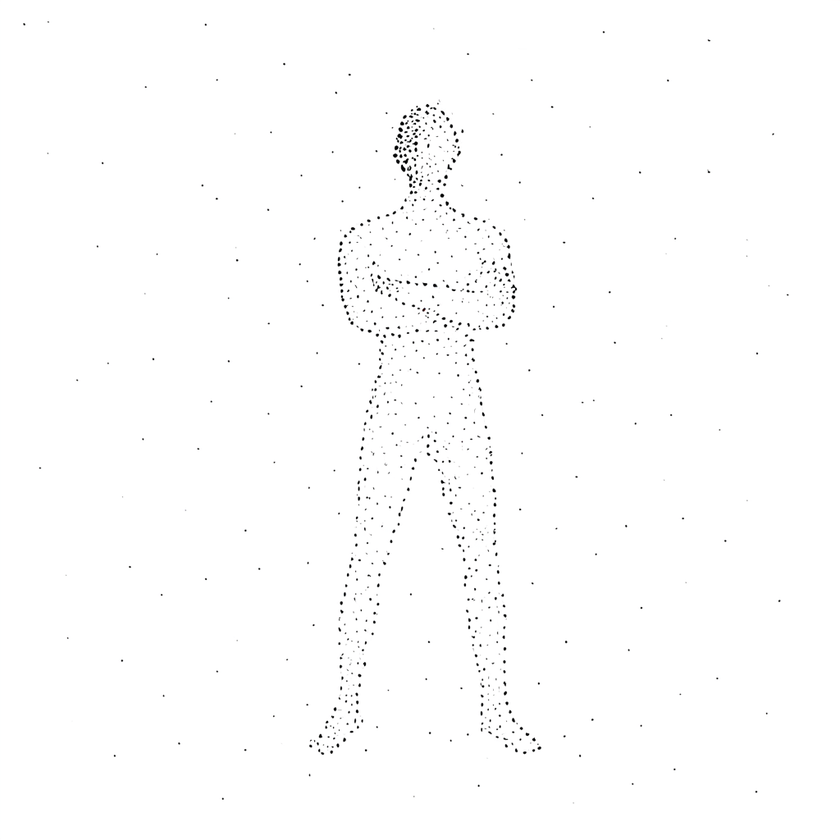
#> input picture assets/example.png, 840 x 840 px, shrunk from 1024 x 1024 before the run
$ python normalize_backgrounds.py assets
#> lines starting #> are read from the running program, lines starting #| are printed output that depends on the picture; after the words box and inside, x2 and y2 are one past the last pixel; in counts of white or black regions, pixels touching at a corner belong together
"""
Normalize near-white backgrounds to pure white.

Any pixel with all RGB channels above the threshold becomes (255, 255, 255).

Usage:
    uv run python normalize_backgrounds.py images/curated
    uv run python normalize_backgrounds.py images/raw_v4 --threshold 240
"""

import argparse
from pathlib import Path
from PIL import Image
import numpy as np


def normalize_image(path: Path, threshold: int = 230) -> bool:
    """Normalize near-white pixels to pure white. Returns True if modified."""
    img = Image.open(path).convert("RGB")
    arr = np.array(img)

    # Mask: pixels where ALL channels are above threshold
    near_white = np.all(arr > threshold, axis=2)
    if near_white.all():
        return False  # already pure white background

    arr[near_white] = 255
    Image.fromarray(arr).save(path)
    return True


def main():
    parser = argparse.ArgumentParser(description="Normalize backgrounds to pure white")
    parser.add_argument("directory", help="Directory of images to process")
    parser.add_argument("--threshold", type=int, default=230,
                        help="Brightness threshold (0-255). Pixels with all channels above this become white. Default: 230")
    parser.add_argument("--dry-run", action="store_true", help="Report which files would be modified without changing them")
    args = parser.parse_args()

    directory = Path(args.directory)
    pngs = sorted(directory.glob("*.png"))
    print(f"Scanning {len(pngs)} images in {directory}/ (threshold={args.threshold})\n")

    modified = 0
    for p in pngs:
        img = Image.open(p).convert("RGB")
#> img is the input picture: PIL image 840x840 RGB; mean R, G, B 253.7, 253.7, 253.7
        arr = np.array(img)
        near_white = np.all(arr > args.threshold, axis=2)
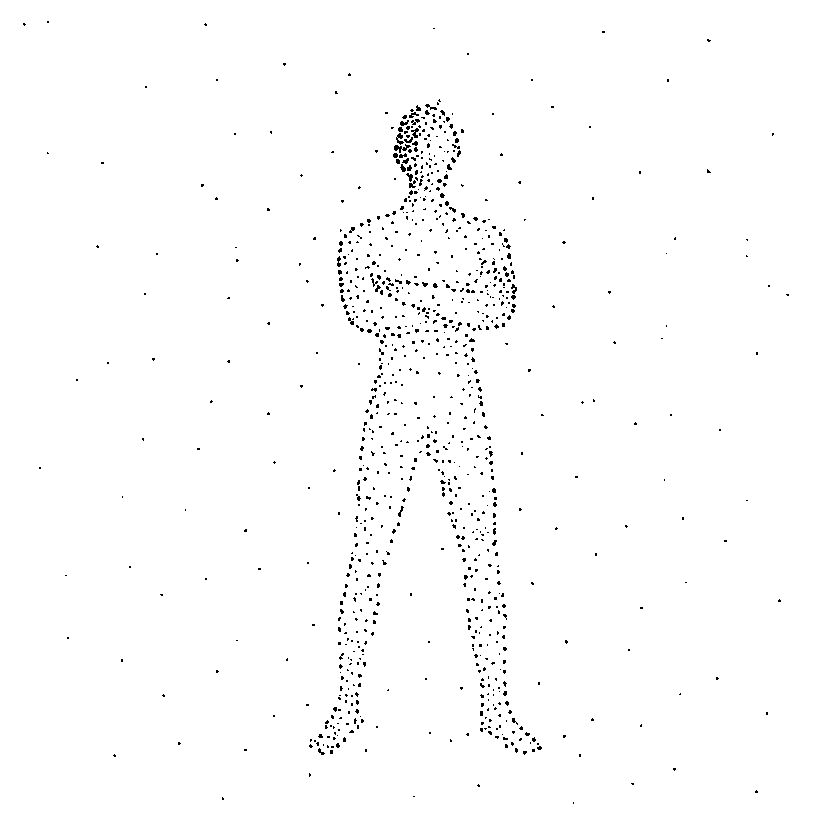
#> near_white: shape (840, 840) bool; 99% white; black in thin lines or dots, all inside (x1, y1, x2, y2) = (23, 21, 789, 804)
        pct_near_white = near_white.sum() / near_white.size * 100
#> pct_near_white = 98.95
        pct_pure_white = np.all(arr == 255, axis=2).sum() / near_white.size * 100
#> pct_pure_white = 96.05

        if pct_near_white > pct_pure_white + 0.5:  # has near-white pixels that aren't pure white
            if args.dry_run:
                print(f"  WOULD FIX: {p.name} ({pct_pure_white:.1f}% pure white, {pct_near_white:.1f}% near-white)")
            else:
                arr[near_white] = 255
#> arr: shape (840, 840, 3); 2.9% of pixels changed, all inside (x1, y1, x2, y2) = (0, 0, 840, 840)
                Image.fromarray(arr).save(p)
                print(f"  FIXED: {p.name} ({pct_pure_white:.1f}% -> {pct_near_white:.1f}% pure white)")
#|   FIXED: example.png (96.0% -> 99.0% pure white)
            modified += 1
        else:
            print(f"  OK: {p.name}")

    print(f"\n{'Would modify' if args.dry_run else 'Modified'}: {modified}/{len(pngs)} images")


if __name__ == "__main__":
    main()
